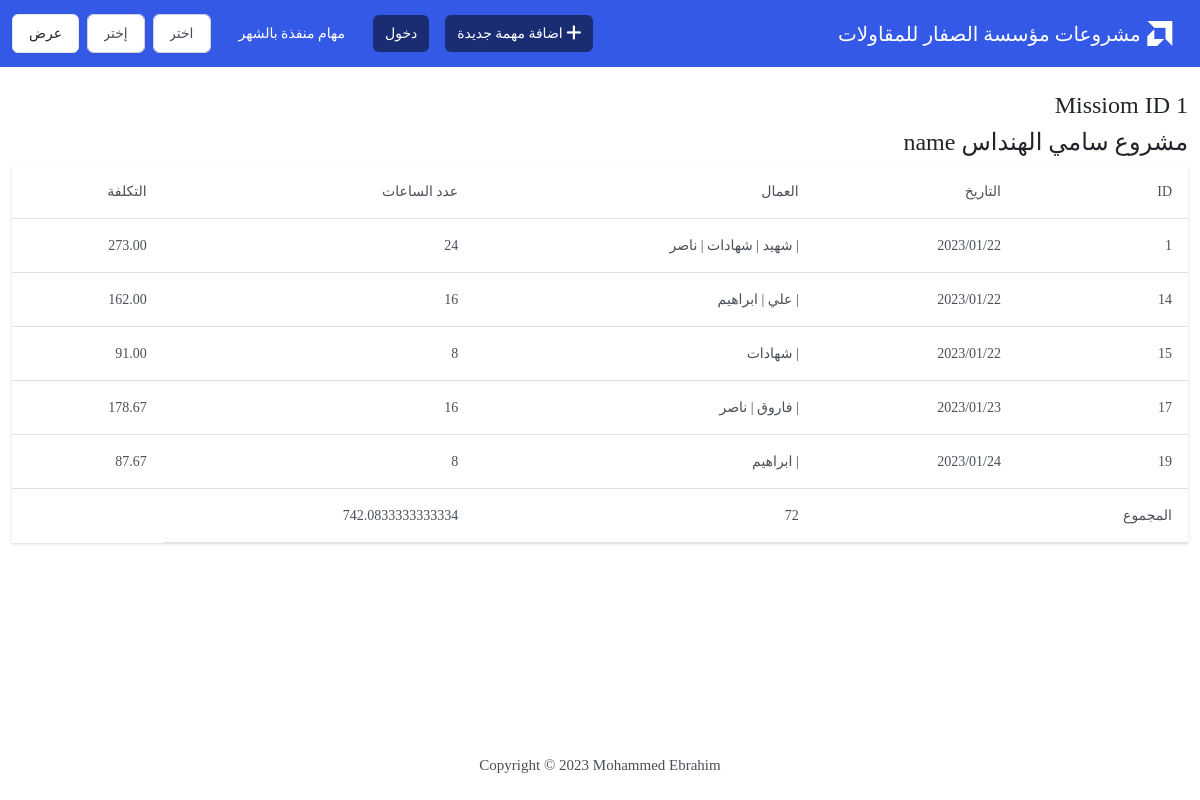
The app's page /testing/, older data.
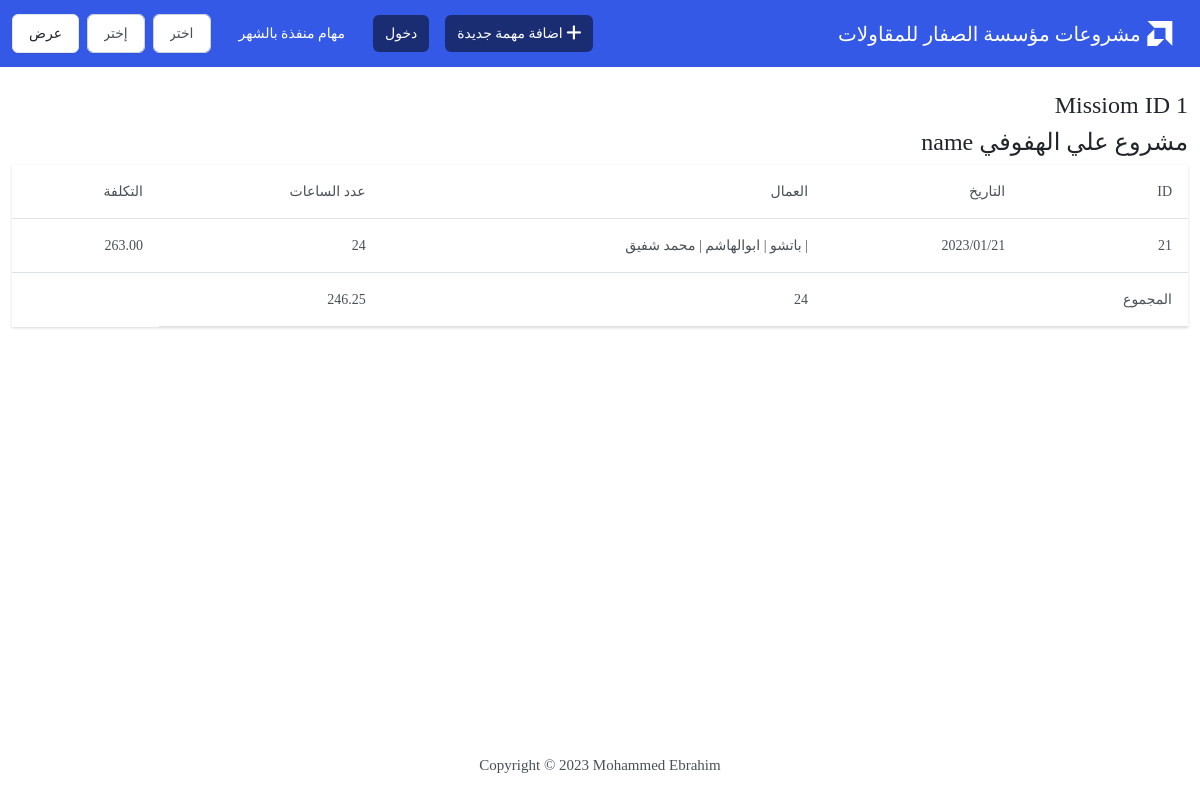
The same page, newer data.
### studens/models.py (models this page shows, shortened)
class Projects(models.Model):
    name = models.CharField(max_length=100, unique=True, verbose_name="إسم المشروع")
    date = models.DateField(default=date.today, verbose_name="تاريخ الاستلام")
    nots = models.TextField(null=True, blank=True, verbose_name="ملاحظات")
    def __str__(self):
        return self.name

class MissionTimeSheet(models.Model):
    date = models.DateField(default=date.today, verbose_name="التاريخ")
    mission = models.ForeignKey(Mission, on_delete=models.CASCADE, verbose_name="إسم المهمة")
    employee = models.ManyToManyField(Employee, verbose_name="إسم الموظفين")
    nots = models.TextField(null=True, blank=True, verbose_name="ملاحظات")
    @property
    def employee_format(self):
        txt = ""
        for  x in self.employee.all().values_list("name"):
            txt = txt + " | " + str(x[0])
        return txt
    @property
    def employee_count(self):
        x = self.employee.all().values_list("name")
        tottal_hours = len(x) * working_hours
        return tottal_hours
    @property
    def employee_cost(self):
        employeeName =[]
        cost_employe = 0
        for employee in self.employee.all().values_list("name","salary"):
            cost_employe+= (employee[1]/30) + working_lisence_year + igama_year + insurance + electric + cars
        return f"{cost_employe:.2f}"

### studens/views.py (the view)
# urls.py: path('testing/', views.testing, name='testing'),
def testing(request):
	lis = []
	lisid = []
	sta = MissionTimeSheet.objects.filter(mission__id=1)
	for i in sta:
		lis.append(list(i.employee.values_list("name","salary")))
	id_ = i.mission.id
	conv_list = list(lis)
	m2 = Mission.objects.get(id = 1)
	m = m2.project_Name
	hours =[]
	costlist =[]
	for item in conv_list:
		cost = 0
		for i in item:
			cost+= (i[1]/30) + working_lisence_year + igama_year
		hours.append(len(item)*8)
		costlist.append(cost)
	hours = sum(hours)
	costlist = sum(costlist)
	return render(request, "studens/testing.html", {
		"Mission":sta,
		"hours": hours,
		"costlist":costlist,
		"id_": id_,
		"m": m
		})

### studens/templates/studens/testing.html (shortened to what this page needs)
{% extends "studens/base.html" %}
{% block body %}
<div class="table-container">
  <h4>{{ id_ }} Missiom ID</h4>
  <h4>{{ m }} name</h4>
      <table class="table">
            <thead>
              <tr>
                <th>ID</th>
                <th>التاريخ</th>
                <th>العمال</th>
                <th>عدد الساعات</th>
                <th>التكلفة</th>
              </tr>
            </thead>
            <tbody>
            {% for row in Mission  %}
              <tr>
                <th>{{ row.id }}</th>
                <th>{{ row.date|date:"Y/m/d" }}</th>
                  <td>{{ row.employee_format }}</td>
                  <td>{{ row.employee_count }}</td>
                  <td>{{ row.employee_cost }}</td>
              </tr>
              {% endfor %}
              <tr>
                <td>المجموع</td>
                <td></td>
                <td>{{ hours }}</td>
                <td>{{ costlist }}</td>
              </tr>
      </table>
    </div>
{% endblock %}

Row changes from the older to the newer data that the page shows:
no longer on this page (row edited): Projects: name "مشروع سامي الهنداس"
removed MissionTimeSheet: id "1", date "2023/01/22", employee_format "| شهيد | شهادات | ناصر", employee_count "24", employee_cost "273.00"
removed MissionTimeSheet: id "14", date "2023/01/22", employee_format "| علي | ابراهيم", employee_count "16", employee_cost "162.00"
removed MissionTimeSheet: id "15", date "2023/01/22", employee_format "| شهادات", employee_count "8", employee_cost "91.00"
removed MissionTimeSheet: id "17", date "2023/01/23", employee_format "| فاروق | ناصر", employee_count "16", employee_cost "178.67"
removed MissionTimeSheet: id "19", date "2023/01/24", employee_format "| ابراهيم", employee_count "8", employee_cost "87.67"
now on this page (row edited): Projects: name "مشروع علي الهفوفي"
added MissionTimeSheet: id "21", date "2023/01/21", employee_format "| باتشو | ابوالهاشم | محمد شفيق", employee_count "24", employee_cost "263.00"
Text that changed along with them:
{{ hours }}: "72" → "24"
{{ costlist }}: "742.0833333333334" → "246.25"
